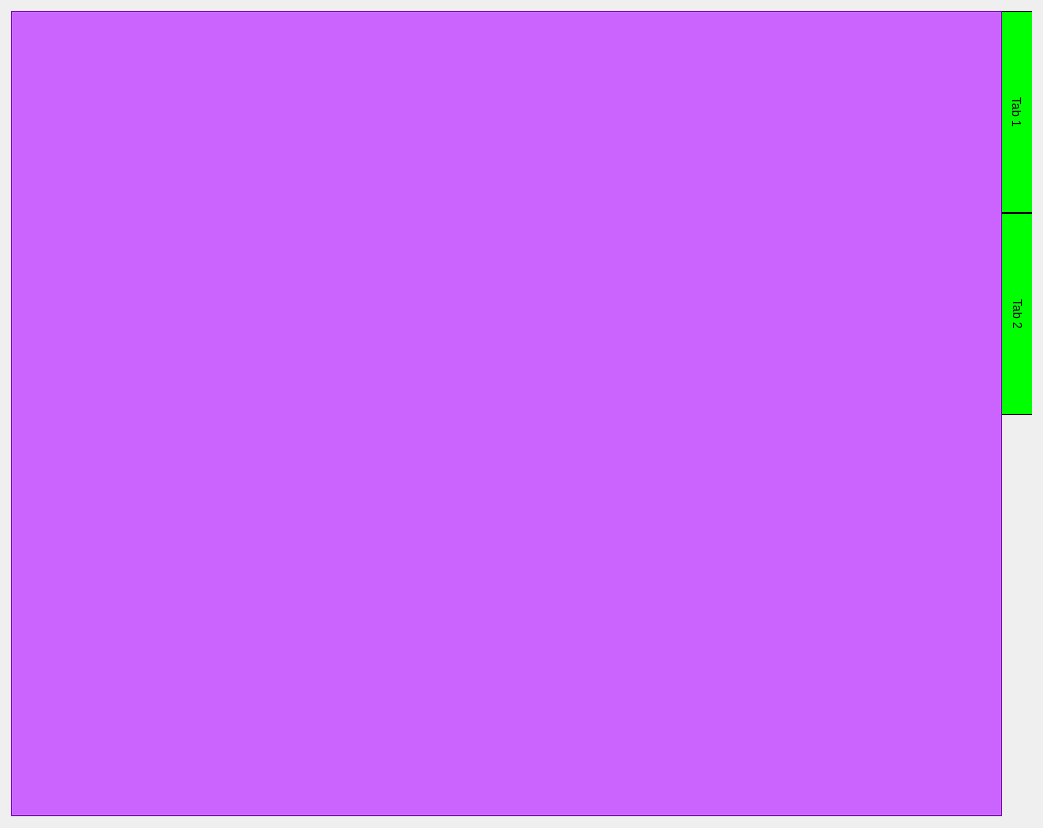
<?xml version="1.0" encoding="UTF-8"?>
<ui version="4.0">
 <class>Form</class>
 <widget class="QWidget" name="Form">
  <property name="geometry">
   <rect>
    <x>0</x>
    <y>0</y>
    <width>1043</width>
    <height>828</height>
   </rect>
  </property>
  <property name="windowTitle">
   <string>Form</string>
  </property>
  <layout class="QVBoxLayout" name="verticalLayout">
   <item>
    <widget class="QTabWidget" name="tabWidget">
     <property name="styleSheet">
      <string notr="true">*{
}

QTabBar, QTabWidget{
	border: solid;
	border-color: rgb(0, 0, 0);
	border-width: 10 px;
	
	background-color: rgb(170, 0, 255);
}



QTabBar:tab{
	background-color: rgb(0, 255, 0);
	height: 200 px;
	width: 30 px;
	border: solid;
	border-color: rgb(0, 0, 0);
	border-width: 1 px;
}

QTabBar:tab:pressed{
	background-color: rgb(0, 255, 255);
}</string>
     </property>
     <property name="tabPosition">
      <enum>QTabWidget::East</enum>
     </property>
     <property name="currentIndex">
      <number>1</number>
     </property>
     <widget class="QWidget" name="tab">
      <attribute name="title">
       <string>Tab 1</string>
      </attribute>
      <widget class="QRadioButton" name="radioButton">
       <property name="geometry">
        <rect>
         <x>340</x>
         <y>180</y>
         <width>82</width>
         <height>17</height>
        </rect>
       </property>
       <property name="text">
        <string>RadioButton</string>
       </property>
      </widget>
     </widget>
     <widget class="QWidget" name="tab_2">
      <attribute name="title">
       <string>Tab 2</string>
      </attribute>
     </widget>
    </widget>
   </item>
  </layout>
 </widget>
 <resources/>
 <connections/>
</ui>
